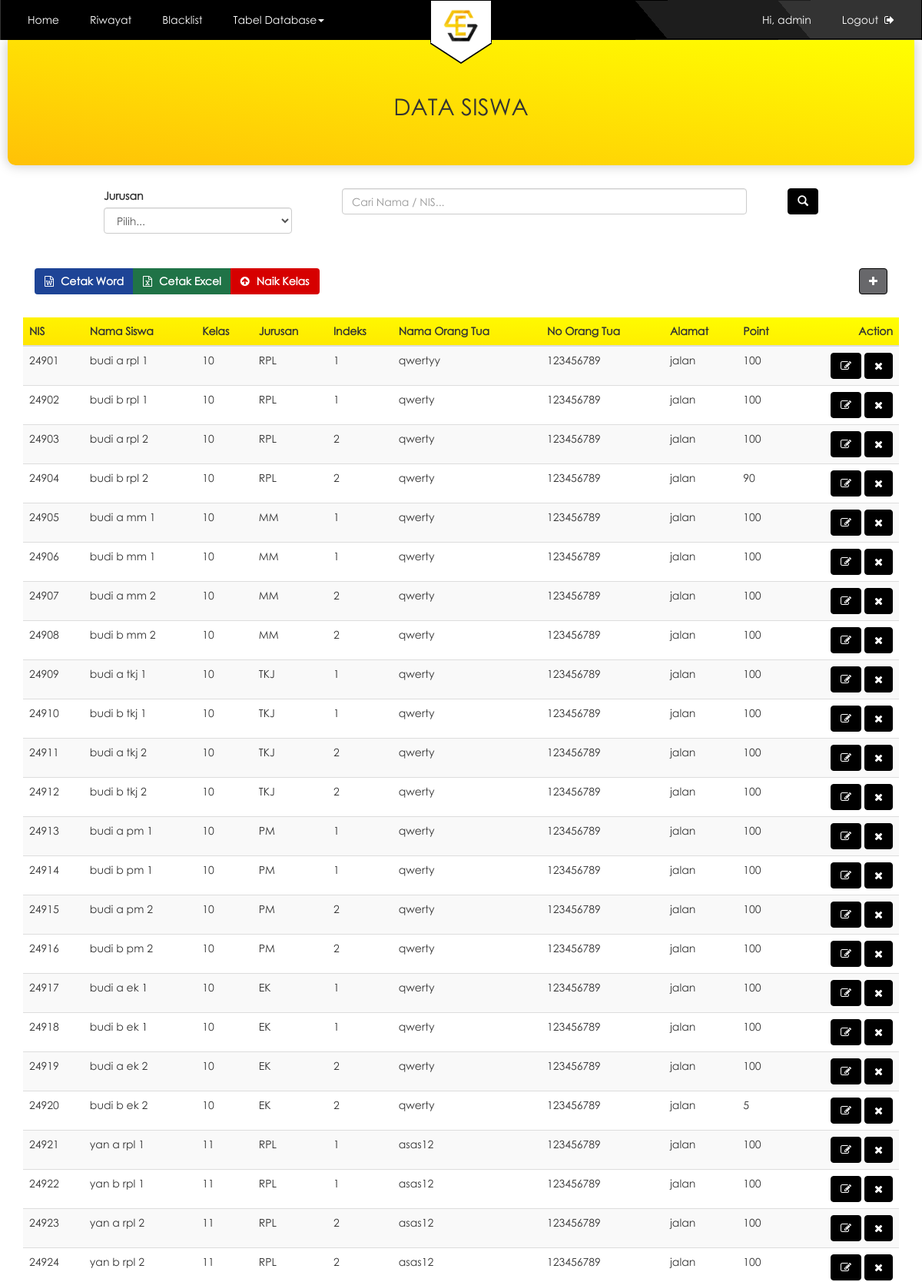
/admin/datasiswa_admin.php (signed in, upper part), run on the app's committed database.
### tables this page shows
CREATE TABLE `user` (
  `id_user` int(12) NOT NULL,
  `nama` varchar(30) NOT NULL,
  `username` varchar(18) NOT NULL,
  `pass` varchar(225) NOT NULL,
  `level` varchar(7) NOT NULL
);

CREATE TABLE `data_siswa` (
  `nis` int(12) NOT NULL,
  `nama_siswa` varchar(26) NOT NULL,
  `id_jurusan` int(8) NOT NULL,
  `kelas` int(5) NOT NULL,
  `indeks` int(5) NOT NULL,
  `nama_ortu` varchar(26) NOT NULL,
  `no_ortu` varchar(14) NOT NULL,
  `alamat` varchar(38) NOT NULL,
  `poin` int(100) NOT NULL
);

CREATE TABLE `jurusan` (
  `id_jurusan` int(11) NOT NULL,
  `nama_jurusan` varchar(100) NOT NULL,
  `singkatan` varchar(100) NOT NULL,
  `indeks_x` int(5) NOT NULL,
  `indeks_xi` int(5) NOT NULL,
  `indeks_xii` int(5) NOT NULL
);

### admin/datasiswa_admin.php (the view, shortened to what this page needs)
<!DOCTYPE html>
<?php
include "../config/koneksi.php";
if(@$_SESSION['admin'] || @$_SESSION['guru']|| @$_SESSION['osis']) {
?>
<?php
if(@$_SESSION['admin']) {
  $userlogin = @$_SESSION['admin'];
 } else if(@$_SESSION['guru']) {
  $userlogin = @$_SESSION['guru'];
 }else{
  $userlogin = @$_SESSION['osis'];
 }
 $sql = mysqli_query($con,"select * from user where username = '$userlogin'") or die (mysql_error());
 $data = mysqli_fetch_array($sql);
?>
<html>
    <head>
        <link rel="stylesheet" type="text/css" href="../css/bootstrap.min.css">
        <link rel="stylesheet" type="text/css" href="https://cdnjs.cloudflare.com/ajax/libs/font-awesome/4.7.0/css/font-awesome.min.css">
        <link rel="stylesheet" href="../js/jquery-ui.css" />
        <link rel="stylesheet" type="text/css" href="../css/style.css">
        <link rel="stylesheet" type="text/css" href="../css/admin.css">
    </head>
    <body>
<nav class="navbar navbar-default navbar-custom">
      <div class="navbar-header">
        <a class="navbar-brand" href="admin_home.php"><img src="../img/esidak2.png" alt=""></a>
      </div>
      <div class="navbar-collapse collapse">
        <ul class="nav navbar-nav navbar-left">
          <li><a href="admin_home.php">Home</a></li>
          <li><a href="riwayat_admin.php">Riwayat</a></li>
          <li><a href="blacklist_admin.php">Blacklist</a></li>
          <li class="dropdown">
            <a href="#" class="dropdown-toggle" data-toggle="dropdown" role="button" aria-haspopup="true" aria-expanded="false">Tabel Database<span class="caret"></span></a>
          </li>
        </ul>
        <ul class="nav navbar-nav navbar-right">
          <li><a href="#u">Hi, <?php echo $data['username']; ?></a></li>
          <li><a href="../config/logout.php">Logout &nbsp;<i class="fa fa-sign-out"></i></a></li>
        </ul>
      </div>
    </nav>
    <div class="container-fluid">
        <div class="jumbotron-list">
          <h2 class="text-center">DATA SISWA</h2>
      </div>
    </div>
<form function="datasiswa_admin.php" method="post">
    <div class="container-fluid">
      <div class="box frame-cari2">
        <div class="row">
        <div class="col-md-4">
          <div class="form-group">
            <label for="cari">Jurusan</label>
            <select class="form-control select-custom-cari" id="pilih" name="jurusan">
              <option value="0">Pilih...</option>
              <?php
              include "../config/koneksi.php";
              $sqll = mysqli_query($con,"SELECT * FROM jurusan")or die(mysqli_error());
              ?>
            </select>
          </div>
        </div>
        <div class="col-md-8">
          <div class="input-container">
            <input type="text" id="siswa" class="form-control select" name="nama" placeholder="Cari Nama / NIS...">
              <button class="btn btn-warning" type="submit" name="cari">
                <span class="glyphicon glyphicon-search"></span>
              </button>
            </div>
          </div>
</form>
  <div class="container container-button-cetak">
    <div class="col-md-12">
      <div class="btn-group">
      <button type="button" name="button" class="btn btn-cw">
        <a href="../config/word_datasiswa.php"><i class="fa fa-file-word-o"></i>&nbsp;Cetak Word</a>
      </button>
      <button type="button" name="button" class="btn btn-ce">
      <a href="../config/excel_datasiswa.php"><i class="fa fa-file-excel-o"></i>&nbsp;Cetak Excel</a>
    </button>
    <button type="button" name="button" class="btn btn-nk">
      <a href="../config/naik_kelas.php"
      onclick="return confirm('Program akan mengubah kelas 10 menjadi kelas 11, kelas 11 menjadi kelas 12, menghapus semua data dari kelas 12 yang lalu serta mereset poin. Apakah anda yakin?')">
      <i class="fa fa-arrow-circle-up"></i>&nbsp;Naik Kelas</a>
    </button>
    </div>
    <a href="form_datasiswa.php">
        <button class="btn btn-warning btn-tambah" type="button">
            <i class="fa fa-plus" aria-hidden="true"></i>
        </button>
     </a>
    </div>
  </div>
      <div class="wrapper">
        <div class="container fluid">
            <table class="table table-striped database">
            <thead>
            <tr>
                <th>NIS</th>
                <th>Nama Siswa</th>
                <th>Kelas</th>
                <th>Jurusan</th>
                <th>Indeks</th>
                <th>Nama Orang Tua</th>
                <th>No Orang Tua</th>
                <th>Alamat</th>
                <th>Point</th>
                <th>Action</th>
            </tr>
            </thead>
            <tbody>
              <?php
            include "../config/koneksi.php";
            if (isset($_POST['cari']) and !($_POST['nama'])) {
            if (!($_POST['jurusan'])) {
              $sqll = mysqli_query($con,"select data_siswa.*, jurusan.singkatan from data_siswa join jurusan on data_siswa.id_jurusan=jurusan.id_jurusan") or die (mysqli_error());
            }else{
              $jurusan = $_POST['jurusan'];
            $sqll = mysqli_query($con,"select data_siswa.*, jurusan.singkatan from data_siswa join jurusan on data_siswa.id_jurusan=jurusan.id_jurusan where singkatan='$jurusan'") or die (mysqli_error());
            }
        }else{
            $sqll = mysqli_query($con,"select data_siswa.*, jurusan.singkatan from data_siswa join jurusan on data_siswa.id_jurusan=jurusan.id_jurusan") or die (mysqli_error());
          }
            while($tampil = mysqli_fetch_array($sqll)){
              ?>
              <tr>
                <td><?php echo $tampil['nis']; ?></td>
                <td><?php echo $tampil['nama_siswa']; ?></td>
                <td><?php echo $tampil['kelas']; ?></td>
                <td><?php echo $tampil['singkatan']; ?></td>
                <td><?php echo $tampil['indeks']; ?></td>
                <td><?php echo $tampil['nama_ortu']; ?></td>
                <td><?php echo $tampil['no_ortu']; ?></td>
                <td><?php echo $tampil['alamat']; ?></td>
                <td><?php echo $tampil['poin']; ?></td>
                <td>
                    <a href="update_datasiswa.php?id=<?php echo $tampil['nis'];?>">
                        <button class="btn btn-warning" type="button">
                            <i class="fa fa-edit" aria-hidden="true"></i>
                        </button>
                     </a>
                    <a href="../config/delete_datasiswa.php?id=<?php echo $tampil['nis'];?>">
                        <button class="btn btn-warning" type="button">
                            <i class="fa fa-remove" aria-hidden="true"></i>
                        </button>
                    </a>
                </td>
              </tr>
                <?php
                  }
                ?>
            </tbody>
          </table>
        </div>
      </div>
</body>
</html>
<?php
}
?>

### css/style.css (style rules this page uses)
html,body { font-family: century_gothic; }
.container-fluid { margin: 0; padding: 0 }
.navbar-custom { background: linear-gradient(50deg , #000 70%,#1d1d1d 0, #1d1d1d 85%, #333333 20%); border-radius: 0; border-color: transparent; margin-bottom: 0; }
.navbar-custom .navbar-nav li a, .navbar-custom-user .navbar-nav li a, .navbar-custom-user .navbar-nav li span { color: #fff; border-radius: 4px; display: block; margin: 10px 5px; padding: 5px 15px; }
.navbar-brand img { border: 1px solid black; background: #fff; margin: 0 auto; width: 80px; padding: 10px 15px 0px; border-top: 0; }
.navbar-brand { padding: 0; width: 100%; position: absolute; border-bottom: 1px solid #000; }
.navbar-default .navbar-collapse { border: 0; }
.navbar-brand::after { content:''; position:relative; top: -1.4px; border-style:solid; border-width: 26px 40px 0; border-color: #fff transparent; width:0; display:block; margin:0 auto; }
.navbar-brand::before { content:''; position:absolute; left:50%; top: 141%; border-style:solid; border-width: 26px 40px 0; border-color: #000 transparent; width:0; transform:translate(-50%, -50%); }
.navbar-right { margin-right: 0px; }
.box { margin: 0 150px; }
.col-md-4, .col-md-8 { padding: 0; }
.frame-cari2 { margin-bottom: 30px; }
.form-group label { margin-right: 10px; }
.select-custom-cari { width: 79%; display: inline-block; }
.btn-warning { background: #000; border-color: #000; }
.jumbotron-list { background: linear-gradient(to top right, #FFC107,yellow); margin-bottom: 50px; padding: 50px 15px; margin: 0 10px 30px; border-radius: 0 0 10px 10px; box-shadow: 0px 0px 15px 1px #ccc; }
thead { background: linear-gradient(to top right, #ffe500,yellow); }
thead tr th:last-child { text-align: right; }
button.btn-tambah { float: right; margin-bottom: 10px; }
.wrapper { min-height: 500px; }
.input-container { display: flex; justify-content: space-between; }
input.select { width: 85%; }

### css/admin.css (style rules this page uses)
.container-button-cetak { margin: 0 auto 20px; }
.btn-group .btn { color: #fff; font-weight: bold; }
.btn-group a { text-decoration: none; color: #fff; }
.btn-group .btn i { padding-right: 5px; }
.btn-cw { background: #1e4496; }
.btn-ce { background: #207347; }
.btn-nk { background: #d60000; }
.container-button-cetak .btn-tambah { float: right; background: #68686b; }
.table-striped.database tbody td:last-child { text-align: right; }

### data on the page
user: username "admin"
data_siswa: nis "24901", nama_siswa "budi a rpl 1", kelas "10", id_jurusan.singkatan "RPL", indeks "1", nama_ortu "qwertyy", no_ortu "123456789", alamat "jalan", poin "100"
data_siswa: nis "24902", nama_siswa "budi b rpl 1", kelas "10", id_jurusan.singkatan "RPL", indeks "1", nama_ortu "qwerty", no_ortu "123456789", alamat "jalan", poin "100"
data_siswa: nis "24903", nama_siswa "budi a rpl 2", kelas "10", id_jurusan.singkatan "RPL", indeks "2", nama_ortu "qwerty", no_ortu "123456789", alamat "jalan", poin "100"
data_siswa: nis "24904", nama_siswa "budi b rpl 2", kelas "10", id_jurusan.singkatan "RPL", indeks "2", nama_ortu "qwerty", no_ortu "123456789", alamat "jalan", poin "90"
data_siswa: nis "24905", nama_siswa "budi a mm 1", kelas "10", id_jurusan.singkatan "MM", indeks "1", nama_ortu "qwerty", no_ortu "123456789", alamat "jalan", poin "100"
data_siswa: nis "24906", nama_siswa "budi b mm 1", kelas "10", id_jurusan.singkatan "MM", indeks "1", nama_ortu "qwerty", no_ortu "123456789", alamat "jalan", poin "100"
data_siswa: nis "24907", nama_siswa "budi a mm 2", kelas "10", id_jurusan.singkatan "MM", indeks "2", nama_ortu "qwerty", no_ortu "123456789", alamat "jalan", poin "100"
data_siswa: nis "24908", nama_siswa "budi b mm 2", kelas "10", id_jurusan.singkatan "MM", indeks "2", nama_ortu "qwerty", no_ortu "123456789", alamat "jalan", poin "100"
data_siswa: nis "24909", nama_siswa "budi a tkj 1", kelas "10", id_jurusan.singkatan "TKJ", indeks "1", nama_ortu "qwerty", no_ortu "123456789", alamat "jalan", poin "100"
data_siswa: nis "24910", nama_siswa "budi b tkj 1", kelas "10", id_jurusan.singkatan "TKJ", indeks "1", nama_ortu "qwerty", no_ortu "123456789", alamat "jalan", poin "100"
data_siswa: nis "24911", nama_siswa "budi a tkj 2", kelas "10", id_jurusan.singkatan "TKJ", indeks "2", nama_ortu "qwerty", no_ortu "123456789", alamat "jalan", poin "100"
data_siswa: nis "24912", nama_siswa "budi b tkj 2", kelas "10", id_jurusan.singkatan "TKJ", indeks "2", nama_ortu "qwerty", no_ortu "123456789", alamat "jalan", poin "100"
data_siswa: nis "24913", nama_siswa "budi a pm 1", kelas "10", id_jurusan.singkatan "PM", indeks "1", nama_ortu "qwerty", no_ortu "123456789", alamat "jalan", poin "100"
data_siswa: nis "24914", nama_siswa "budi b pm 1", kelas "10", id_jurusan.singkatan "PM", indeks "1", nama_ortu "qwerty", no_ortu "123456789", alamat "jalan", poin "100"
data_siswa: nis "24915", nama_siswa "budi a pm 2", kelas "10", id_jurusan.singkatan "PM", indeks "2", nama_ortu "qwerty", no_ortu "123456789", alamat "jalan", poin "100"
data_siswa: nis "24916", nama_siswa "budi b pm 2", kelas "10", id_jurusan.singkatan "PM", indeks "2", nama_ortu "qwerty", no_ortu "123456789", alamat "jalan", poin "100"
data_siswa: nis "24917", nama_siswa "budi a ek 1", kelas "10", id_jurusan.singkatan "EK", indeks "1", nama_ortu "qwerty", no_ortu "123456789", alamat "jalan", poin "100"
data_siswa: nis "24918", nama_siswa "budi b ek 1", kelas "10", id_jurusan.singkatan "EK", indeks "1", nama_ortu "qwerty", no_ortu "123456789", alamat "jalan", poin "100"
data_siswa: nis "24919", nama_siswa "budi a ek 2", kelas "10", id_jurusan.singkatan "EK", indeks "2", nama_ortu "qwerty", no_ortu "123456789", alamat "jalan", poin "100"
data_siswa: nis "24920", nama_siswa "budi b ek 2", kelas "10", id_jurusan.singkatan "EK", indeks "2", nama_ortu "qwerty", no_ortu "123456789", alamat "jalan", poin "5"
data_siswa: nis "24921", nama_siswa "yan a rpl 1", kelas "11", id_jurusan.singkatan "RPL", indeks "1", nama_ortu "asas12", no_ortu "123456789", alamat "jalan", poin "100"
data_siswa: nis "24922", nama_siswa "yan b rpl 1", kelas "11", id_jurusan.singkatan "RPL", indeks "1", nama_ortu "asas12", no_ortu "123456789", alamat "jalan", poin "100"
data_siswa: nis "24923", nama_siswa "yan a rpl 2", kelas "11", id_jurusan.singkatan "RPL", indeks "2", nama_ortu "asas12", no_ortu "123456789", alamat "jalan", poin "100"
data_siswa: nis "24924", nama_siswa "yan b rpl 2", kelas "11", id_jurusan.singkatan "RPL", indeks "2", nama_ortu "asas12", no_ortu "123456789", alamat "jalan", poin "100"
